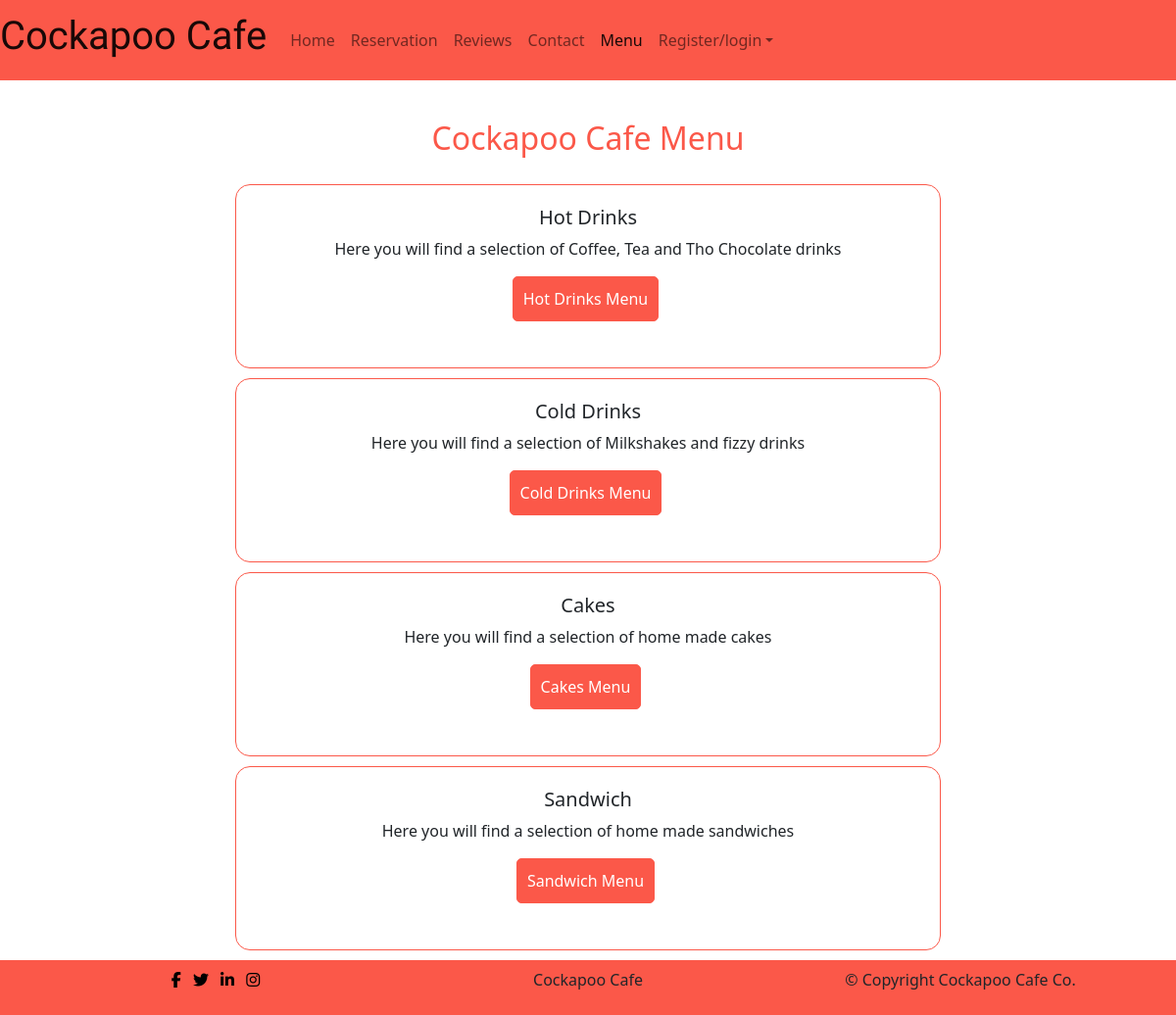
The app's page /menu/ with its own data.
### menu/models.py (models this page shows)
class Category(models.Model):
    name = models.CharField(max_length=200)
    description = models.TextField(blank=False)
    def __str__(self):
        return self.name

### menu/views.py (the view)
# urls.py: path('', views.CategoryMenuListView.as_view(), name="menu"),
class CategoryMenuListView(ListView):
    Model = Category
    queryset = Category.objects.all()
    template_name = 'menu/menu.html'

### menu/templates/menu/menu.html (shortened to what this page needs)
{% extends 'base.html' %}
{% load static%}
{% block content %}
    <h2 class="menu-title">Cockapoo Cafe Menu</h2>
    {% for cat in object_list %}
    <div class="row row-cols-1 menu-item">
        <div class="col">
            <div class="card">
                <div class="card-body text-center">
                    <h5 class="card-title">{{ cat }}</h5>
                    <p class="card-text">{{ cat.description }}</p>
                    <p class="inline-flex"><a class="menu-btn" href="{% url 'category' cat.id %}">{{ cat }} Menu</a></p>
                </div>
            </div>
        </div>
    </div>
    {% endfor %}
{% endblock %}

### static/css/style.css (style rules this page uses)
body { min-height: 100vh; display: flex; flex-direction: column; }
.menu-title { text-align: center; padding: 20px; color: #fb5849; }
.menu-btn { background-color: #fb5849; color: #fff; border: 1px solid #fb5849; padding: 10px; border-radius: 5px; margin-bottom: 10px; margin-right: 5px; text-decoration: none; }
.inline-flex { display: inline-flex; }
div.card { width: 60%; margin: 0 auto; margin-bottom: 10px;; }
.card { border: 1px solid #fb5849; border-radius: 15px; padding: 5px; }
.menu-item { box-sizing: content-box; }

### records on screen
Category: name "Hot Drinks", description "Here you will find a selection of Coffee, Tea and Tho Chocolate drinks"
Category: name "Cold Drinks", description "Here you will find a selection of Milkshakes and fizzy drinks"
Category: name "Cakes", description "Here you will find a selection of home made cakes"
Category: name "Sandwich", description "Here you will find a selection of home made sandwiches"
